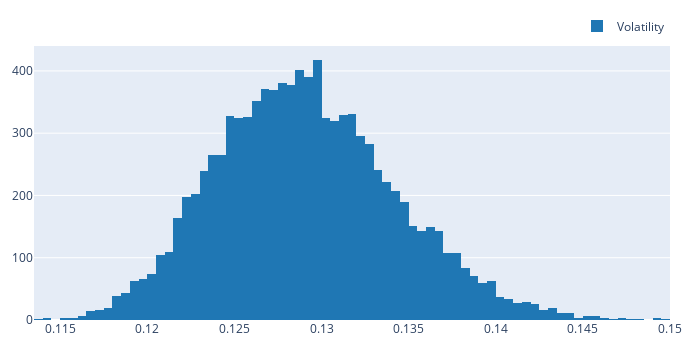
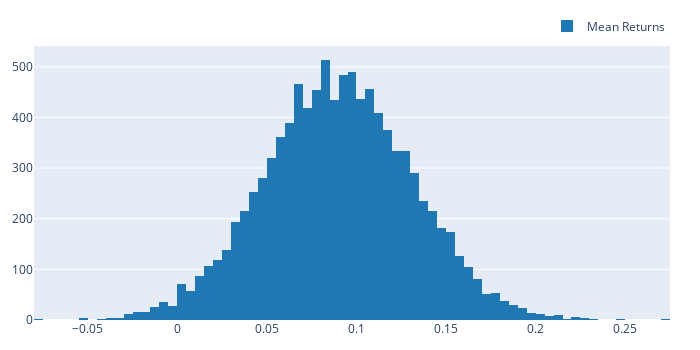

Notebook cell for these charts, in order:
### Code cell
simulation_results['Volatility'].vbt.histplot().show()   
simulation_results['Mean Returns'].vbt.histplot().show()

### Figure 1 — Plotly figure (JSON) as saved in the notebook; plotly's stock layout.template omitted (floating-point values rounded to 4 significant figures; data arrays with more than 128 entries replaced by an {"elided": "..."} marker saying what was removed)
{"data": [{"name": "Volatility", "opacity": 1, "showlegend": true, "type": "histogram", "uid": "7643f162-cd9c-4179-acda-e80a145e6985", "x": {"elided": "10000 float values"}}], "layout": {"barmode": "overlay", "height": 350, "legend": {"orientation": "h", "traceorder": "normal", "x": 1, "xanchor": "right", "y": 1.02, "yanchor": "bottom"}, "margin": {"b": 30, "l": 30, "r": 30, "t": 30}, "width": 700}}

### Figure 2 — Plotly figure (JSON) as saved in the notebook; plotly's stock layout.template omitted (floating-point values rounded to 4 significant figures; data arrays with more than 128 entries replaced by an {"elided": "..."} marker saying what was removed)
{"data": [{"name": "Mean Returns", "opacity": 1, "showlegend": true, "type": "histogram", "uid": "e0d5f4ea-f691-42fb-b597-339c03e3b1ee", "x": {"elided": "10000 float values"}}], "layout": {"barmode": "overlay", "height": 350, "legend": {"orientation": "h", "traceorder": "normal", "x": 1, "xanchor": "right", "y": 1.02, "yanchor": "bottom"}, "margin": {"b": 30, "l": 30, "r": 30, "t": 30}, "width": 700}}
